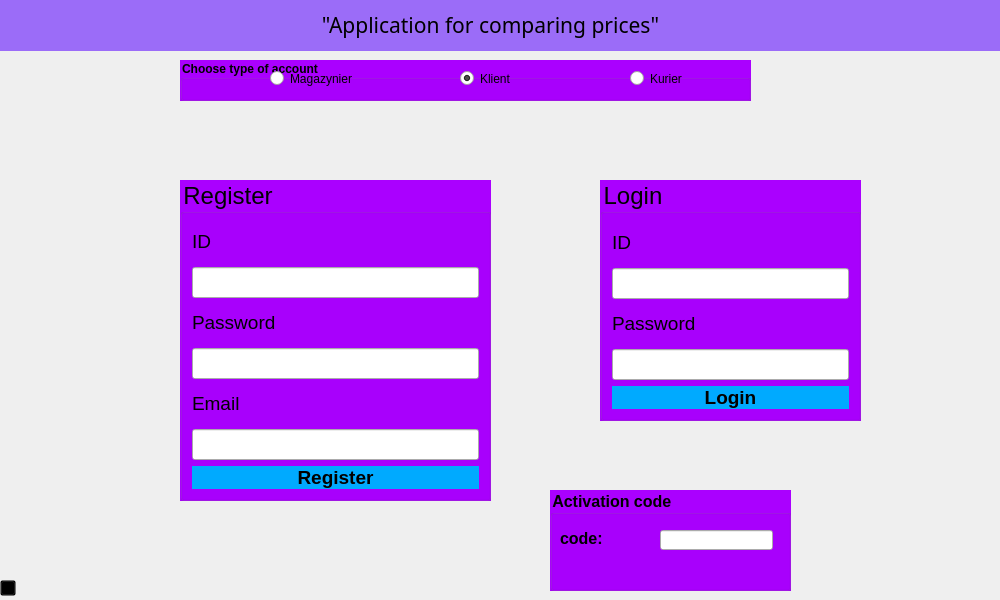
<?xml version="1.0" encoding="UTF-8"?>
<ui version="4.0">
 <class>MainWindow</class>
 <widget class="QMainWindow" name="MainWindow">
  <property name="geometry">
   <rect>
    <x>0</x>
    <y>0</y>
    <width>1000</width>
    <height>600</height>
   </rect>
  </property>
  <property name="sizePolicy">
   <sizepolicy hsizetype="Ignored" vsizetype="Ignored">
    <horstretch>0</horstretch>
    <verstretch>0</verstretch>
   </sizepolicy>
  </property>
  <property name="minimumSize">
   <size>
    <width>1000</width>
    <height>600</height>
   </size>
  </property>
  <property name="maximumSize">
   <size>
    <width>1000</width>
    <height>600</height>
   </size>
  </property>
  <property name="windowTitle">
   <string>ProjektSklep</string>
  </property>
  <property name="styleSheet">
   <string notr="true">#centralwidget{
border-image : url(:/obrazy/sklep.jpg);

}
#RejestracjaForm{
background-color:rgb(170, 0, 255);
}
#LogowanieForm{
background-color:rgb(170, 0, 255);

}


#groupBox_2{
background-color:rgb(170, 0, 255);
}</string>
  </property>
  <widget class="QWidget" name="centralwidget">
   <widget class="QGroupBox" name="RejestracjaForm">
    <property name="enabled">
     <bool>true</bool>
    </property>
    <property name="geometry">
     <rect>
      <x>180</x>
      <y>180</y>
      <width>311</width>
      <height>321</height>
     </rect>
    </property>
    <property name="font">
     <font>
      <pointsize>18</pointsize>
     </font>
    </property>
    <property name="title">
     <string>Register</string>
    </property>
    <layout class="QVBoxLayout" name="verticalLayout_3">
     <item>
      <widget class="QLabel" name="label_2">
       <property name="text">
        <string>&lt;html&gt;&lt;head/&gt;&lt;body&gt;&lt;p&gt;&lt;span style=&quot; font-size:14pt;&quot;&gt;ID&lt;/span&gt;&lt;/p&gt;&lt;/body&gt;&lt;/html&gt;</string>
       </property>
       <property name="buddy">
        <cstring>label_2</cstring>
       </property>
      </widget>
     </item>
     <item>
      <widget class="QLineEdit" name="Username">
       <property name="font">
        <font>
         <pointsize>14</pointsize>
        </font>
       </property>
      </widget>
     </item>
     <item>
      <widget class="QLabel" name="label_4">
       <property name="text">
        <string>&lt;html&gt;&lt;head/&gt;&lt;body&gt;&lt;p&gt;&lt;span style=&quot; font-size:14pt;&quot;&gt;Password&lt;/span&gt;&lt;/p&gt;&lt;/body&gt;&lt;/html&gt;</string>
       </property>
       <property name="buddy">
        <cstring>label_2</cstring>
       </property>
      </widget>
     </item>
     <item>
      <widget class="QLineEdit" name="Haslo">
       <property name="font">
        <font>
         <pointsize>14</pointsize>
        </font>
       </property>
       <property name="echoMode">
        <enum>QLineEdit::Password</enum>
       </property>
      </widget>
     </item>
     <item>
      <widget class="QLabel" name="label_5">
       <property name="text">
        <string>&lt;html&gt;&lt;head/&gt;&lt;body&gt;&lt;p&gt;&lt;span style=&quot; font-size:14pt;&quot;&gt;Email&lt;/span&gt;&lt;/p&gt;&lt;/body&gt;&lt;/html&gt;</string>
       </property>
       <property name="buddy">
        <cstring>label_2</cstring>
       </property>
      </widget>
     </item>
     <item>
      <widget class="QLineEdit" name="Email">
       <property name="font">
        <font>
         <pointsize>14</pointsize>
        </font>
       </property>
      </widget>
     </item>
     <item>
      <widget class="QPushButton" name="ZarejestrujBtn">
       <property name="font">
        <font>
         <pointsize>14</pointsize>
         <weight>75</weight>
         <bold>true</bold>
        </font>
       </property>
       <property name="styleSheet">
        <string notr="true">#ZarejestrujBtn
{
background-color :rgb(0, 170, 255);
color :black;
border-style: outset;
}</string>
       </property>
       <property name="text">
        <string>Register</string>
       </property>
      </widget>
     </item>
    </layout>
   </widget>
   <widget class="QGroupBox" name="LogowanieForm">
    <property name="geometry">
     <rect>
      <x>600</x>
      <y>180</y>
      <width>261</width>
      <height>241</height>
     </rect>
    </property>
    <property name="font">
     <font>
      <pointsize>18</pointsize>
     </font>
    </property>
    <property name="title">
     <string>Login</string>
    </property>
    <layout class="QVBoxLayout" name="verticalLayout_5">
     <item>
      <widget class="QLabel" name="label_7">
       <property name="text">
        <string>&lt;html&gt;&lt;head/&gt;&lt;body&gt;&lt;p&gt;&lt;span style=&quot; font-size:14pt;&quot;&gt;ID&lt;/span&gt;&lt;/p&gt;&lt;/body&gt;&lt;/html&gt;</string>
       </property>
       <property name="buddy">
        <cstring>label_2</cstring>
       </property>
      </widget>
     </item>
     <item>
      <widget class="QLineEdit" name="Username2">
       <property name="font">
        <font>
         <pointsize>14</pointsize>
        </font>
       </property>
      </widget>
     </item>
     <item>
      <widget class="QLabel" name="label_6">
       <property name="text">
        <string>&lt;html&gt;&lt;head/&gt;&lt;body&gt;&lt;p&gt;&lt;span style=&quot; font-size:14pt;&quot;&gt;Password&lt;/span&gt;&lt;/p&gt;&lt;/body&gt;&lt;/html&gt;</string>
       </property>
       <property name="buddy">
        <cstring>label_2</cstring>
       </property>
      </widget>
     </item>
     <item>
      <widget class="QLineEdit" name="Haslo2">
       <property name="font">
        <font>
         <pointsize>14</pointsize>
        </font>
       </property>
       <property name="echoMode">
        <enum>QLineEdit::Password</enum>
       </property>
      </widget>
     </item>
     <item>
      <widget class="QPushButton" name="LoginBtn">
       <property name="font">
        <font>
         <pointsize>14</pointsize>
         <weight>75</weight>
         <bold>true</bold>
        </font>
       </property>
       <property name="styleSheet">
        <string notr="true">#LoginBtn
{
background-color :rgb(0, 170, 255);
color :black;
border-style: outset;
}</string>
       </property>
       <property name="text">
        <string>Login</string>
       </property>
      </widget>
     </item>
    </layout>
   </widget>
   <widget class="QWidget" name="widget" native="true">
    <property name="geometry">
     <rect>
      <x>0</x>
      <y>0</y>
      <width>1001</width>
      <height>51</height>
     </rect>
    </property>
    <property name="autoFillBackground">
     <bool>false</bool>
    </property>
    <property name="styleSheet">
     <string notr="true">#widget{
background-color:rgba(85, 0, 255, 140);
}</string>
    </property>
    <widget class="QLabel" name="label">
     <property name="geometry">
      <rect>
       <x>130</x>
       <y>-30</y>
       <width>721</width>
       <height>111</height>
      </rect>
     </property>
     <property name="font">
      <font>
       <family>Neue Haas Grotesk Text Pro Medi</family>
       <pointsize>16</pointsize>
      </font>
     </property>
     <property name="text">
      <string>&lt;html&gt;&lt;head/&gt;&lt;body&gt;&lt;p&gt;&amp;quot;Application for comparing prices&amp;quot;&lt;/p&gt;&lt;/body&gt;&lt;/html&gt;</string>
     </property>
     <property name="alignment">
      <set>Qt::AlignCenter</set>
     </property>
    </widget>
   </widget>
   <widget class="QGroupBox" name="groupBox">
    <property name="geometry">
     <rect>
      <x>180</x>
      <y>60</y>
      <width>571</width>
      <height>41</height>
     </rect>
    </property>
    <property name="font">
     <font>
      <weight>75</weight>
      <bold>true</bold>
     </font>
    </property>
    <property name="styleSheet">
     <string notr="true">#groupBox{
background-color:rgb(170, 0, 255);
}</string>
    </property>
    <property name="title">
     <string>Choose type of account</string>
    </property>
    <widget class="QRadioButton" name="KlientButton">
     <property name="geometry">
      <rect>
       <x>280</x>
       <y>10</y>
       <width>82</width>
       <height>17</height>
      </rect>
     </property>
     <property name="text">
      <string>Klient</string>
     </property>
     <property name="checked">
      <bool>true</bool>
     </property>
    </widget>
    <widget class="QRadioButton" name="MagazynierButton">
     <property name="geometry">
      <rect>
       <x>90</x>
       <y>10</y>
       <width>82</width>
       <height>17</height>
      </rect>
     </property>
     <property name="text">
      <string>Magazynier</string>
     </property>
    </widget>
    <widget class="QRadioButton" name="KurierButton">
     <property name="geometry">
      <rect>
       <x>450</x>
       <y>10</y>
       <width>82</width>
       <height>17</height>
      </rect>
     </property>
     <property name="text">
      <string>Kurier</string>
     </property>
     <property name="checked">
      <bool>false</bool>
     </property>
    </widget>
   </widget>
   <widget class="QPushButton" name="pushButton">
    <property name="geometry">
     <rect>
      <x>0</x>
      <y>580</y>
      <width>16</width>
      <height>16</height>
     </rect>
    </property>
    <property name="styleSheet">
     <string notr="true">#pushButton
{
background-color:transparent;
}</string>
    </property>
    <property name="text">
     <string/>
    </property>
   </widget>
   <widget class="QGroupBox" name="groupBox_2">
    <property name="geometry">
     <rect>
      <x>550</x>
      <y>490</y>
      <width>241</width>
      <height>101</height>
     </rect>
    </property>
    <property name="font">
     <font>
      <pointsize>12</pointsize>
      <weight>75</weight>
      <bold>true</bold>
     </font>
    </property>
    <property name="title">
     <string>Activation code </string>
    </property>
    <widget class="QLabel" name="label_8">
     <property name="geometry">
      <rect>
       <x>10</x>
       <y>40</y>
       <width>101</width>
       <height>16</height>
      </rect>
     </property>
     <property name="font">
      <font>
       <pointsize>12</pointsize>
       <weight>75</weight>
       <bold>true</bold>
      </font>
     </property>
     <property name="text">
      <string>code:</string>
     </property>
    </widget>
    <widget class="QLineEdit" name="kodEdit">
     <property name="geometry">
      <rect>
       <x>110</x>
       <y>40</y>
       <width>113</width>
       <height>20</height>
      </rect>
     </property>
    </widget>
   </widget>
   <widget class="QWidget" name="widget_2" native="true">
    <property name="geometry">
     <rect>
      <x>10</x>
      <y>110</y>
      <width>1011</width>
      <height>51</height>
     </rect>
    </property>
    <property name="autoFillBackground">
     <bool>false</bool>
    </property>
    <property name="styleSheet">
     <string notr="true">#widget{
background-color:rgba(85, 0, 255, 140);
}</string>
    </property>
   </widget>
  </widget>
 </widget>
 <resources/>
 <connections/>
</ui>
